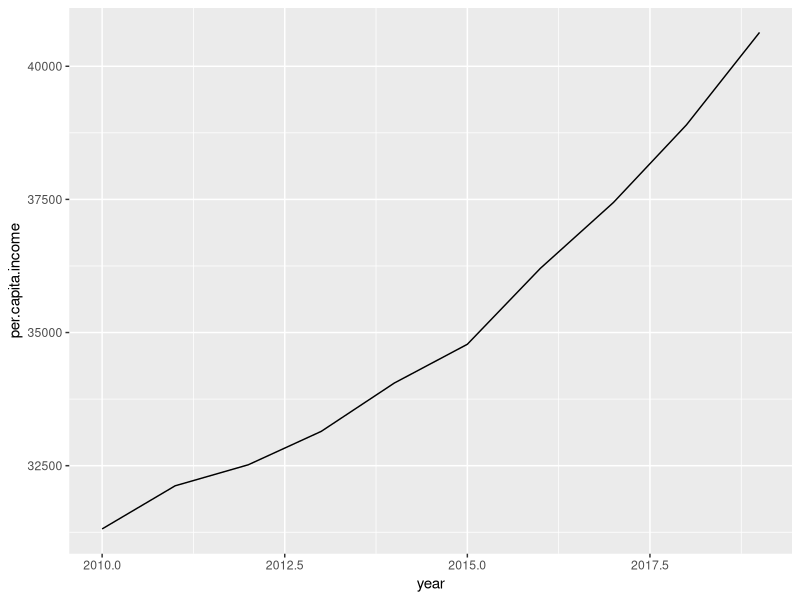

The R script that drew this image:
#Per capita income in the past 12 months from 2010-2019 in VA Plot
#Creating a line graph
library(ggplot2)
library(tidyverse)
Income_Per_Capita <- read_csv("Data/incomepercapitainVA.csv")
  #Make the years factors so they don't have decimals
  ggplot(Income_Per_Capita, aes(x = year , y = per.capita.income))+ geom_line(stat='identity')


  
perCapitaByYear <- function (yearToUse) {
  Income_Per_Capita %>% filter(year == yearToUse) %>% select(per.capita.income)
}
